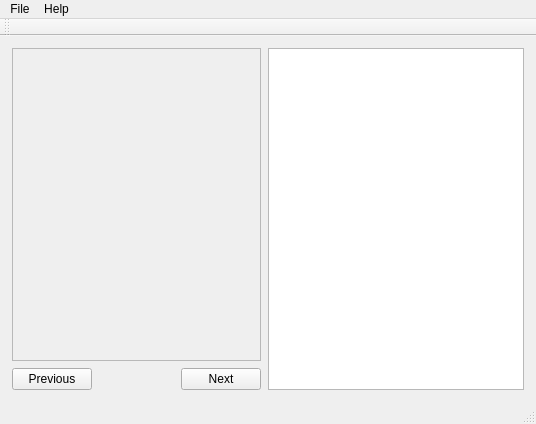
<?xml version="1.0" encoding="UTF-8"?>
<ui version="4.0">
 <class>BioFaceReco2Class</class>
 <widget class="QMainWindow" name="BioFaceReco2Class">
  <property name="geometry">
   <rect>
    <x>0</x>
    <y>0</y>
    <width>536</width>
    <height>424</height>
   </rect>
  </property>
  <property name="windowTitle">
   <string>BioFaceReco2</string>
  </property>
  <widget class="QWidget" name="centralWidget">
   <property name="sizePolicy">
    <sizepolicy hsizetype="Expanding" vsizetype="Expanding">
     <horstretch>0</horstretch>
     <verstretch>0</verstretch>
    </sizepolicy>
   </property>
   <layout class="QGridLayout" name="gridLayout">
    <item row="0" column="0">
     <layout class="QHBoxLayout" name="horizontalLayout">
      <property name="leftMargin">
       <number>1</number>
      </property>
      <property name="topMargin">
       <number>1</number>
      </property>
      <property name="rightMargin">
       <number>1</number>
      </property>
      <property name="bottomMargin">
       <number>1</number>
      </property>
      <item>
       <layout class="QVBoxLayout" name="verticalLayout_2">
        <item>
         <widget class="QScrollArea" name="scrollArea">
          <property name="widgetResizable">
           <bool>true</bool>
          </property>
          <widget class="QWidget" name="scrollAreaWidgetContents">
           <property name="geometry">
            <rect>
             <x>0</x>
             <y>0</y>
             <width>243</width>
             <height>309</height>
            </rect>
           </property>
           <layout class="QGridLayout" name="gridLayout_2">
            <item row="0" column="0">
             <widget class="QLabel" name="label">
              <property name="text">
               <string/>
              </property>
             </widget>
            </item>
           </layout>
          </widget>
         </widget>
        </item>
        <item>
         <spacer name="verticalSpacer">
          <property name="orientation">
           <enum>Qt::Vertical</enum>
          </property>
          <property name="sizeType">
           <enum>QSizePolicy::Minimum</enum>
          </property>
          <property name="sizeHint" stdset="0">
           <size>
            <width>1</width>
            <height>1</height>
           </size>
          </property>
         </spacer>
        </item>
        <item>
         <layout class="QHBoxLayout" name="horizontalLayout_2">
          <item>
           <widget class="QPushButton" name="prevImageBtn">
            <property name="text">
             <string>Previous</string>
            </property>
           </widget>
          </item>
          <item>
           <spacer name="horizontalSpacer_2">
            <property name="orientation">
             <enum>Qt::Horizontal</enum>
            </property>
            <property name="sizeType">
             <enum>QSizePolicy::Minimum</enum>
            </property>
            <property name="sizeHint" stdset="0">
             <size>
              <width>1</width>
              <height>1</height>
             </size>
            </property>
           </spacer>
          </item>
          <item>
           <widget class="QLabel" name="imageLabel">
            <property name="text">
             <string/>
            </property>
            <property name="alignment">
             <set>Qt::AlignCenter</set>
            </property>
           </widget>
          </item>
          <item>
           <spacer name="horizontalSpacer_3">
            <property name="orientation">
             <enum>Qt::Horizontal</enum>
            </property>
            <property name="sizeType">
             <enum>QSizePolicy::Minimum</enum>
            </property>
            <property name="sizeHint" stdset="0">
             <size>
              <width>1</width>
              <height>1</height>
             </size>
            </property>
           </spacer>
          </item>
          <item>
           <widget class="QPushButton" name="nextImageBtn">
            <property name="text">
             <string>Next</string>
            </property>
           </widget>
          </item>
         </layout>
        </item>
       </layout>
      </item>
      <item>
       <spacer name="horizontalSpacer">
        <property name="orientation">
         <enum>Qt::Horizontal</enum>
        </property>
        <property name="sizeType">
         <enum>QSizePolicy::Preferred</enum>
        </property>
        <property name="sizeHint" stdset="0">
         <size>
          <width>1</width>
          <height>1</height>
         </size>
        </property>
       </spacer>
      </item>
      <item>
       <widget class="QTextEdit" name="text"/>
      </item>
     </layout>
    </item>
   </layout>
  </widget>
  <widget class="QMenuBar" name="menuBar">
   <property name="geometry">
    <rect>
     <x>0</x>
     <y>0</y>
     <width>536</width>
     <height>21</height>
    </rect>
   </property>
   <widget class="QMenu" name="menuFile">
    <property name="title">
     <string>File</string>
    </property>
    <addaction name="actionOpen"/>
    <addaction name="separator"/>
    <addaction name="actionExit"/>
   </widget>
   <widget class="QMenu" name="menuHelp">
    <property name="title">
     <string>Help</string>
    </property>
    <addaction name="actionAbout"/>
   </widget>
   <addaction name="menuFile"/>
   <addaction name="menuHelp"/>
  </widget>
  <widget class="QToolBar" name="mainToolBar">
   <attribute name="toolBarArea">
    <enum>TopToolBarArea</enum>
   </attribute>
   <attribute name="toolBarBreak">
    <bool>false</bool>
   </attribute>
  </widget>
  <widget class="QStatusBar" name="statusBar"/>
  <action name="actionAbout">
   <property name="text">
    <string>About...</string>
   </property>
  </action>
  <action name="actionOpen">
   <property name="text">
    <string>Open...</string>
   </property>
  </action>
  <action name="actionExit">
   <property name="text">
    <string>Exit</string>
   </property>
  </action>
 </widget>
 <layoutdefault spacing="6" margin="11"/>
 <resources>
  <include location="biofacereco2.qrc"/>
 </resources>
 <connections/>
</ui>
